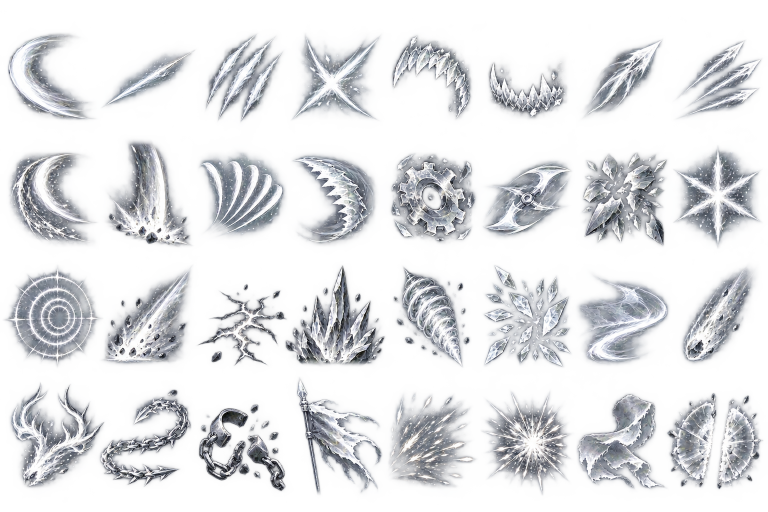
#> input picture Assets/Resources/Art/SkillParts/VfxWeapons.png, 1536 x 1024 px (shown at 1/2 size); its folder holds 4 pictures in this run
$ python prepare-skill-parts.py
#> lines starting #> are read from the running program, lines starting #| are printed output that depends on the picture
"""Read generated atlases, describe 128 Unity sub-sprites, and dress every skill.

The PNGs are preserved byte for byte. Cropping below measures alpha bounds only;
Unity imports named sprite rectangles from the resulting manifest.
"""
from collections import Counter
from pathlib import Path
import hashlib
import json
from PIL import Image

ROOT = Path(__file__).resolve().parents[1]
SHEETS = {
    "Weapons": """blade_crescent needle_streak claw_triple scissor_cross fang_upper fang_lower spear_wake arrow_volley
sickle_arc guillotine_drop blade_fan saw_arc gear_shatter twin_blade armor_shards impact_star
sonic_rings shock_wedge ground_crack stone_spires drill_cone glass_shards dash_ribbon meteor_streak
antler_strike barbed_chain broken_shackle banner_spear spark_spray contact_spark torn_fabric split_shockwave""".split(),
    "Elements": """fire_tongue fireball fire_pillar flame_plume flame_crown ember_cluster smoke_curl fire_explosion
ice_spear frost_snowflake crystal_cluster frozen_shell frost_mist ice_shards frost_vortex icicle_crown
wave_crest water_drop splash_crown whirlpool undertow water_ripples wind_funnel gust_ribbon
lightning_bolt electric_arc electric_orb electric_cage thorn_vines leaf_burst seed_blossom root_spiral""".split(),
    "Theatre": """moon_blade lunar_halo eclipse_corona moon_shards petal_spiral petal_single spectral_blossom veil_ribbon
taut_string severed_thread needle_thread cross_stitches string_web puppet_control thread_spool wire_cage
open_book torn_page rune_row arcane_seal ink_splash ink_stroke ink_vortex erasure_tear
weeping_mask smiling_mask mask_shards curtain_fold cracked_clock feather_curl bird_wing resonant_bell""".split(),
    "Sanctuary": """guardian_shield ward_crystal healing_ribbons healing_stars light_teardrop laurel_wreath cupped_hands lotus_base
sacred_beam halo_rays life_tree mending_heart healing_patch page_sanctuary hearth_flame resonance_curl
constellation galaxy_disc watching_eye audience_cluster grand_crown beast_head great_bird lunar_bride
puppet_hand proscenium cosmic_gate void_maw sun_crest mirror_fan final_sigil comet_burst""".split(),
}


def gutters(alpha, count, vertical):
    width, height = alpha.size
    length = width if vertical else height
    projection = []
    for n in range(length):
        strip = (n, 0, n + 1, height) if vertical else (0, n, width, n + 1)
        projection.append(sum(alpha.crop(strip).histogram()[24:]))
    boundaries = [0]
    for n in range(1, count):
        ideal = round(n * length / count)
        radius = round(length / count * .13)
        options = range(ideal - radius, ideal + radius + 1)
        boundaries.append(min(options, key=lambda x: (sum(projection[max(0, x-1):x+2]), abs(x-ideal))))
    return boundaries + [length]


def prepare_parts():
    parts = []
    for sheet, ids in SHEETS.items():
        assert len(ids) == 32
        path = ROOT / f"Assets/Resources/Art/SkillParts/Vfx{sheet}.png"
        image = Image.open(path)
#> image is the input picture: PIL image 1536x1024 RGBA; mean R, G, B, A 130.1, 134.1, 142, 76.2
        assert image.mode == "RGBA" and image.getextrema()[3][0] == 0
        alpha = image.getchannel("A")
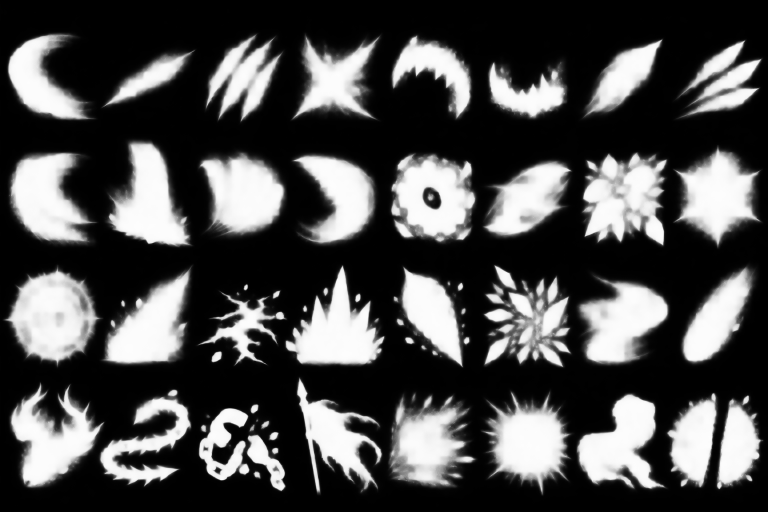
#> alpha: PIL image 1536x1024 L (shown at 1/2 size); min 0, max 253, mean 76.2
        xs, ys = gutters(alpha, 8, True), gutters(alpha, 4, False)
#> after the loop in gutters, `for n in range(length):`: projection = 1536 values, max 720 at index 81, min 0 at index 0, mean 405.4
#> after the loop in gutters, `for n in range(1, count):`: boundaries = [0, 197, 392, 575, 771, 960, 1151, 1338]
#> the loop in gutters (call 2), `for n in range(length):` made 1024 passes
#> strip on passes 1 to 3: (0, 0, 1536, 1), (0, 1, 1536, 2), (0, 2, 1536, 3)
#> the loop in gutters (call 2), `for n in range(1, count):` made 3 passes
#> ideal on passes 1 to 3: 256, 512, 768
#> xs = [0, 197, 392, 575, 771, 960, 1151, 1338, 1536]; ys = [0, 256, 512, 752, 1024]
#> (the run stopped early here; a loop or call above may not have finished)
